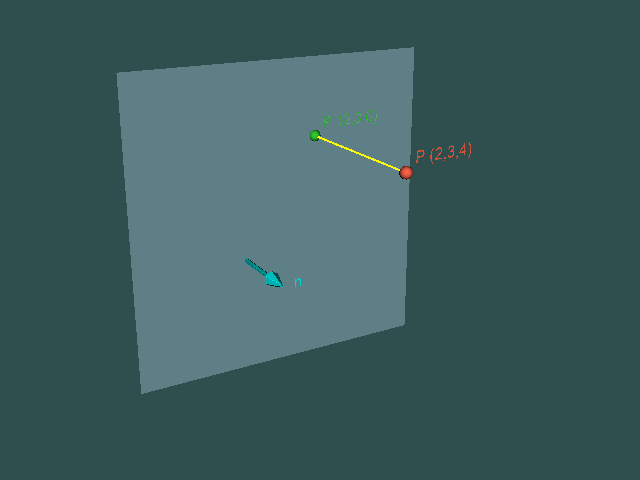

The script that drew this image:
#!/usr/bin/env python

# Visualize the projection of a point onto a plane.

# Factory overrides: importing these modules registers the OpenGL rendering
# and interaction style implementations for vtkRenderingCore factory classes.
import vtkmodules.vtkInteractionStyle  # noqa: F401
import vtkmodules.vtkRenderingOpenGL2  # noqa: F401

# VTK pipeline classes used in this example
from vtkmodules.vtkCommonCore import vtkPoints
from vtkmodules.vtkCommonDataModel import (
    vtkCellArray,
    vtkPlane,
    vtkPolyData,
)
from vtkmodules.vtkCommonTransforms import vtkTransform
from vtkmodules.vtkFiltersGeneral import vtkTransformPolyDataFilter
from vtkmodules.vtkFiltersSources import (
    vtkArrowSource,
    vtkPlaneSource,
    vtkSphereSource,
)
from vtkmodules.vtkRenderingCore import (
    vtkActor,
    vtkPolyDataMapper,
    vtkRenderWindow,
    vtkRenderWindowInteractor,
    vtkRenderer,
)
from vtkmodules.vtkRenderingFreeType import vtkVectorText

# Colors (normalized RGB)
tomato_rgb = (1.0, 0.388, 0.278)
lime_green_rgb = (0.196, 0.804, 0.196)
light_blue_rgb = (0.678, 0.847, 0.902)
yellow_rgb = (1.0, 1.0, 0.0)
cyan_rgb = (0.0, 1.0, 1.0)
dark_slate_gray_rgb = (0.184, 0.310, 0.310)

# Define the point and the plane
point = (2.0, 3.0, 4.0)
plane_origin = (0.0, 0.0, 0.0)
plane_normal = (0.0, 0.0, 1.0)

# Project: compute the projected point using vtkPlane.ProjectPoint
projected = [0.0, 0.0, 0.0]
vtkPlane.ProjectPoint(point, plane_origin, plane_normal, projected)

# Source: plane geometry
plane_source = vtkPlaneSource()
plane_source.SetOrigin(-3, -3, 0)
plane_source.SetPoint1(5, -3, 0)
plane_source.SetPoint2(-3, 5, 0)

plane_mapper = vtkPolyDataMapper()
plane_mapper.SetInputConnection(plane_source.GetOutputPort())

plane_actor = vtkActor()
plane_actor.SetMapper(plane_mapper)
plane_actor.GetProperty().SetColor(light_blue_rgb)
plane_actor.GetProperty().SetOpacity(0.5)

# Source: sphere at the original point
sphere_orig = vtkSphereSource()
sphere_orig.SetCenter(point)
sphere_orig.SetRadius(0.15)
sphere_orig.SetPhiResolution(16)
sphere_orig.SetThetaResolution(16)

sphere_orig_mapper = vtkPolyDataMapper()
sphere_orig_mapper.SetInputConnection(sphere_orig.GetOutputPort())

sphere_orig_actor = vtkActor()
sphere_orig_actor.SetMapper(sphere_orig_mapper)
sphere_orig_actor.GetProperty().SetColor(tomato_rgb)

# Source: sphere at the projected point
sphere_proj = vtkSphereSource()
sphere_proj.SetCenter(projected)
sphere_proj.SetRadius(0.15)
sphere_proj.SetPhiResolution(16)
sphere_proj.SetThetaResolution(16)

sphere_proj_mapper = vtkPolyDataMapper()
sphere_proj_mapper.SetInputConnection(sphere_proj.GetOutputPort())

sphere_proj_actor = vtkActor()
sphere_proj_actor.SetMapper(sphere_proj_mapper)
sphere_proj_actor.GetProperty().SetColor(lime_green_rgb)

# Line: dashed projection line from original point to projected point
line_points = vtkPoints()
line_points.InsertNextPoint(point)
line_points.InsertNextPoint(projected)

line_cells = vtkCellArray()
line_cells.InsertNextCell(2)
line_cells.InsertCellPoint(0)
line_cells.InsertCellPoint(1)

line_poly = vtkPolyData()
line_poly.SetPoints(line_points)
line_poly.SetLines(line_cells)

line_mapper = vtkPolyDataMapper()
line_mapper.SetInputData(line_poly)

line_actor = vtkActor()
line_actor.SetMapper(line_mapper)
line_actor.GetProperty().SetColor(yellow_rgb)
line_actor.GetProperty().SetLineWidth(2.0)

# Arrow: plane normal arrow at the plane origin
arrow_source = vtkArrowSource()
arrow_source.SetTipLength(0.3)
arrow_source.SetTipRadius(0.1)
arrow_source.SetShaftRadius(0.03)

arrow_transform = vtkTransform()
arrow_transform.Translate(plane_origin)
arrow_transform.Scale(2.0, 2.0, 2.0)
arrow_transform.RotateY(-90.0)

arrow_filter = vtkTransformPolyDataFilter()
arrow_filter.SetTransform(arrow_transform)
arrow_filter.SetInputConnection(arrow_source.GetOutputPort())

arrow_mapper = vtkPolyDataMapper()
arrow_mapper.SetInputConnection(arrow_filter.GetOutputPort())

arrow_actor = vtkActor()
arrow_actor.SetMapper(arrow_mapper)
arrow_actor.GetProperty().SetColor(cyan_rgb)

# Label: original point
orig_label = vtkVectorText()
orig_label.SetText(f"P ({point[0]:.0f},{point[1]:.0f},{point[2]:.0f})")

orig_label_mapper = vtkPolyDataMapper()
orig_label_mapper.SetInputConnection(orig_label.GetOutputPort())

orig_label_actor = vtkActor()
orig_label_actor.SetMapper(orig_label_mapper)
orig_label_actor.SetScale(0.25, 0.25, 0.25)
orig_label_actor.SetPosition(point[0] + 0.2, point[1] + 0.2, point[2])
orig_label_actor.GetProperty().SetColor(tomato_rgb)

# Label: projected point
proj_label = vtkVectorText()
proj_label.SetText(f"P' ({projected[0]:.0f},{projected[1]:.0f},{projected[2]:.0f})")

proj_label_mapper = vtkPolyDataMapper()
proj_label_mapper.SetInputConnection(proj_label.GetOutputPort())

proj_label_actor = vtkActor()
proj_label_actor.SetMapper(proj_label_mapper)
proj_label_actor.SetScale(0.25, 0.25, 0.25)
proj_label_actor.SetPosition(projected[0] + 0.2, projected[1] + 0.2, projected[2])
proj_label_actor.GetProperty().SetColor(lime_green_rgb)

# Label: normal
normal_label = vtkVectorText()
normal_label.SetText("n")

normal_label_mapper = vtkPolyDataMapper()
normal_label_mapper.SetInputConnection(normal_label.GetOutputPort())

normal_label_actor = vtkActor()
normal_label_actor.SetMapper(normal_label_mapper)
normal_label_actor.SetScale(0.25, 0.25, 0.25)
normal_label_actor.SetPosition(0.2, 0.0, 2.1)
normal_label_actor.GetProperty().SetColor(cyan_rgb)

# Renderer: assemble the scene
renderer = vtkRenderer()
renderer.AddActor(plane_actor)
renderer.AddActor(sphere_orig_actor)
renderer.AddActor(sphere_proj_actor)
renderer.AddActor(line_actor)
renderer.AddActor(arrow_actor)
renderer.AddActor(orig_label_actor)
renderer.AddActor(proj_label_actor)
renderer.AddActor(normal_label_actor)
renderer.SetBackground(dark_slate_gray_rgb)

# Window: display the rendered scene
render_window = vtkRenderWindow()
render_window.AddRenderer(renderer)
render_window.SetWindowName("project point to plane")
render_window.SetMultiSamples(0)
render_window.SetSize(640, 480)

# Scene: configure camera
renderer.ResetCamera()
renderer.GetActiveCamera().Elevation(20)
renderer.GetActiveCamera().Azimuth(-30)
renderer.GetActiveCamera().Dolly(1.1)
renderer.ResetCameraClippingRange()

# Interactor: handle mouse and keyboard events
render_window_interactor = vtkRenderWindowInteractor()
render_window_interactor.SetRenderWindow(render_window)

# Launch the interactive visualization
render_window_interactor.Initialize()
render_window_interactor.Start()
